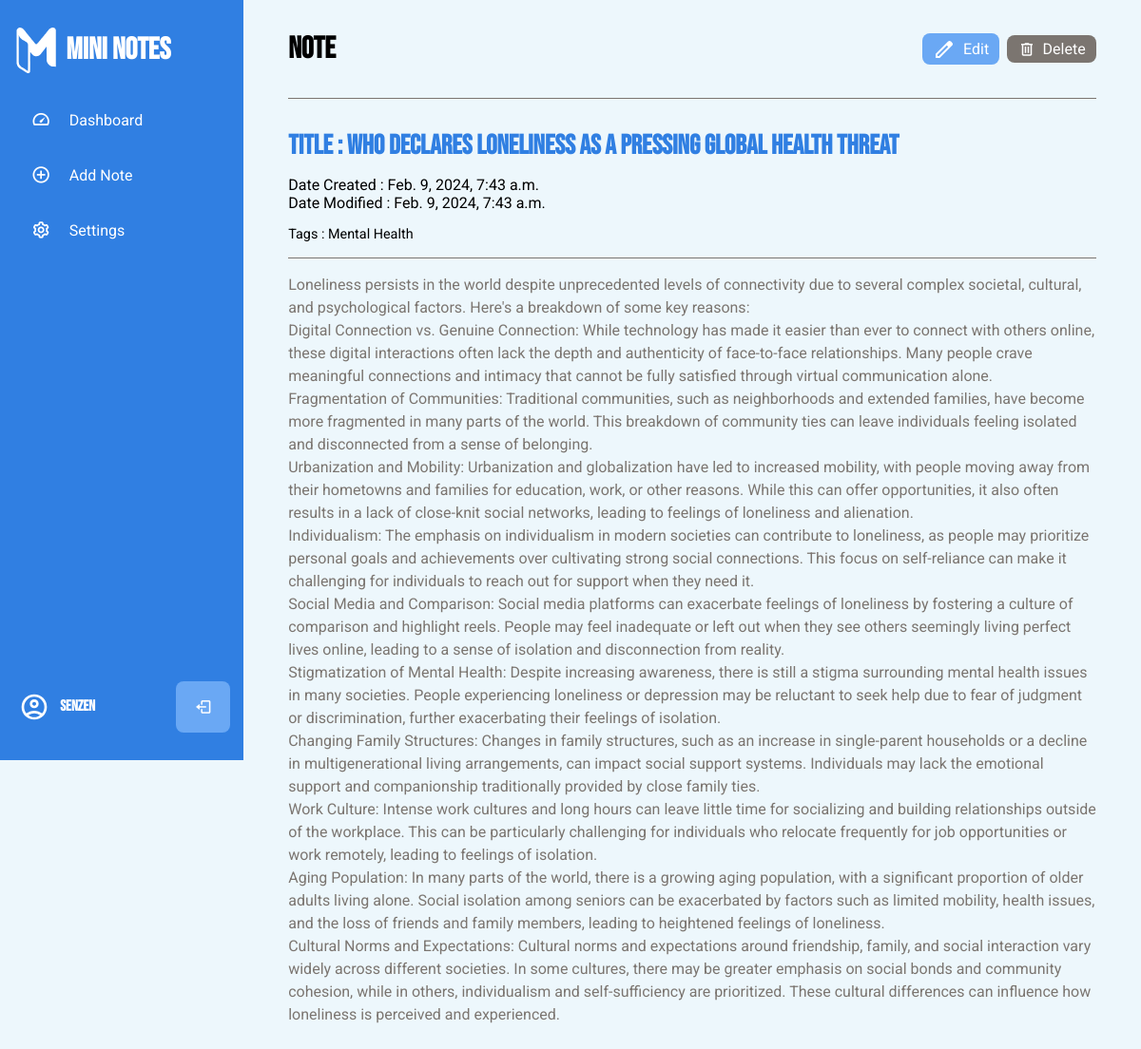
Page /note/notedetails/who-declares-loneliness-as-a-pressing-global-health-threat-2/ (signed in) on the committed database.
### notesapp/models.py (models this page shows, shortened)
class Note(models.Model):
    user = models.ForeignKey(User, on_delete=models.CASCADE, default=1)
    title = models.CharField(max_length=255)
    content = models.TextField()
    tags = models.CharField(max_length=255, blank=True, null=True)
    slug = models.SlugField(unique=True)
    date_created = models.DateTimeField(auto_now_add=True)
    date_modified = models.DateTimeField(auto_now=True)

### notesapp/views.py (the view)
# urls.py: path('note/notedetails/<slug:slug>/',
@login_required(login_url='userapp:login')
def notedetails(request, slug):
    note = get_object_or_404(Note, slug=slug)
    context = {
        "page_title": "MiniNotes | Note Details",
        "note": note,
    }
    return render(request, 'notedetails.html', context)

### notesapp/templates/notedetails.html
{% extends 'base.html' %}
{% load static %}
{% block content %}
{% include 'partials/sidebar.html' %}
<div class="note-details">
    <header class="note-details-header content-container">
        <h1 class="note-details-header-title">Note</h1>
        <div class="note-details-btn-div">
            <a href="{% url 'noteapp:editnote' slug=note.slug %}" class="note-details-edit-link">
                <img src="{% static 'images/edit.svg' %}" class="note-details-edit-icon">
                <span class="note-details-edit-link-text">Edit</span></a>
            <a href="{% url 'noteapp:deletenote' slug=note.slug %}" class="note-details-delete-link">
                <img src="{% static 'images/delete.svg' %}" class="note-details-delete-icon">
                <span class="note-details-delete-link-text">Delete</span></a>
        </div>
    </header>
    <main class="notedetails-main content-container">
        <div class="note-details-title-div">
            <h2 class="note-details-title">Title : {{note.title}}</h2>
            <p class="note-details-date-created">Date Created : {{note.date_created}}</p>
            <p class="note-details-date-modified">Date Modified : {{note.date_created}}</p>
            <p class="note-details-tag">Tags : {{note.tags}}</p>
        </div>
        <div class="note-details-content-div">
            {{note.content|linebreaksbr|linebreaks}}
        </div>
    </main>
</div>
{% endblock %}

### notesapp/templates/partials/sidebar.html (shortened to what this page needs)
{% load static %}
<nav class="sidebar">
    <div class="sidebar-top">
        <img src="{% static 'images/note_app_logo_white.svg' %}" class="sidebar-logo" alt="sidebar-logo-image">
        <h3 class="hide sidebar-logo-text">Mini Notes</h3>
    </div>
    <div class="sidebar-links">
        <ul>
            <li class="tooltip-element" data-tooltip="0">
                <a href="{% url 'noteapp:dashboard' %}" data-active="0">
                    <div class="icon">
                        <i class='bx bx-tachometer'></i>
                    </div>
                    <span class="link hide">Dashboard</span>
                </a>
            </li>
            <li class="tooltip-element" data-tooltip="1">
                <a href="{% url 'noteapp:addnote' %}" data-active="1">
                    <div class="icon">
                        <i class='bx bx-plus-circle'></i>
                    </div>
                    <span class="link hide">Add Note</span>
                </a>
            </li>
            <li class="tooltip-element" data-tooltip="2">
                <a href="{% url 'noteapp:settings' %}" data-active="2">
                    <div class="icon">
                        <i class='bx bx-cog'></i>
                    </div>
                    <span class="link hide">Settings</span>
                </a>
            </li>
        </ul>
    </div>
    <div class="sidebar-footer">
        {% if user.is_authenticated %}
        <div class="admin-user tooltip-element" data-tooltip="1">
            <div class="admin-profile hide">
                <img src="{% static 'images/account_circle.svg' %}" alt="" class="sidebar-account-image">
                <div class="admin-info">
                    <h3 class="sidebar-username">{{ user.username }}</h3>
                </div>
            </div>
            <a href="{% url 'userapp:logout' %}" class="log-out">
                <i class='bx bx-log-out'></i>
            </a>
        </div>
    </div>
    {% endif %}
</nav>

### rows in the picture
Note: title "WHO declares loneliness as a pressing global health threat", date_created "Feb. 9, 2024, 7:43 a.m.", tags "Mental Health", content "Loneliness persists in the world despite unprecedented levels of connectivity due to several complex societal, cultural, and psychological factors. Here's a breakdown of some key reasons: Digital Connection vs. Genuine Connection: While technology has made it easier than ever to connect with others online, these digital interactions often lack the depth and authenticity of face-to-face relationships. Many people crave meaningful connections and intimacy that cannot be fully satisfied through virtual communication alone. Fragmentation of Communities: Traditional communities, such as neighborhoods and extended families, have become more fragmented in many parts of the world. This breakdown of…"

### other values in the picture
{{ user.username }} "SenZen"
